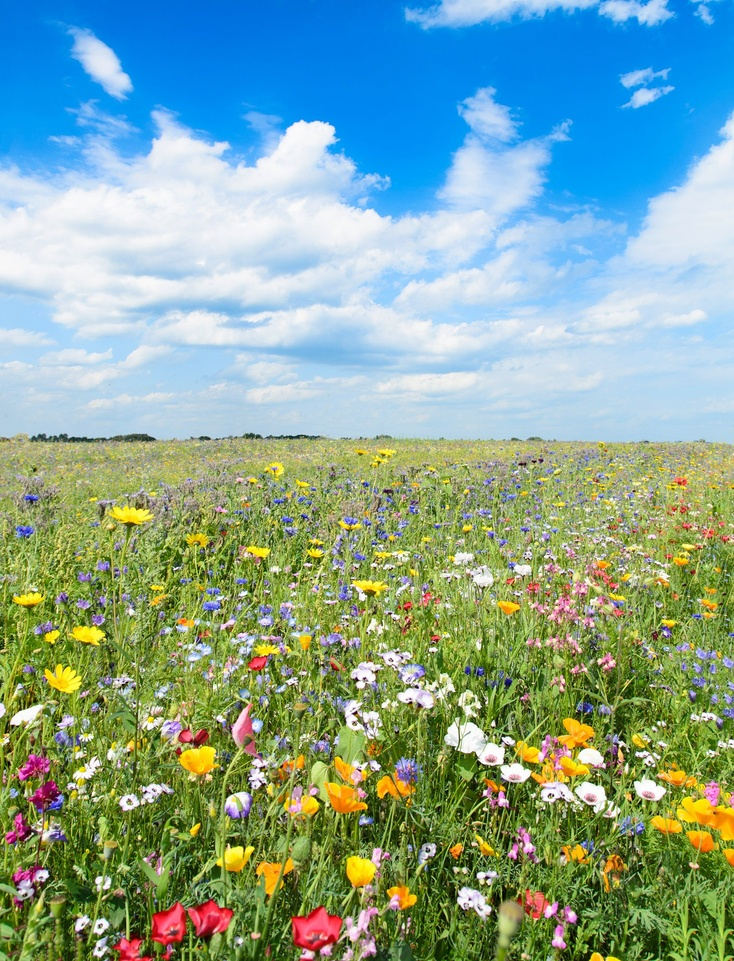
%> input picture Ex01/sh01/matlab/blumenwiese.jpg, 734 x 961 px, shrunk from 1529 x 2000 before the run
$ octave sh01_ex01.m   (GNU Octave 9; MATLAB toolbox functions it lacks are replaced by stand-ins)
%> lines starting %> are read from the running program, lines starting %| are printed output that depends on the picture
image = double(imread('blumenwiese.jpg'));
Ar = image(:,:,1);
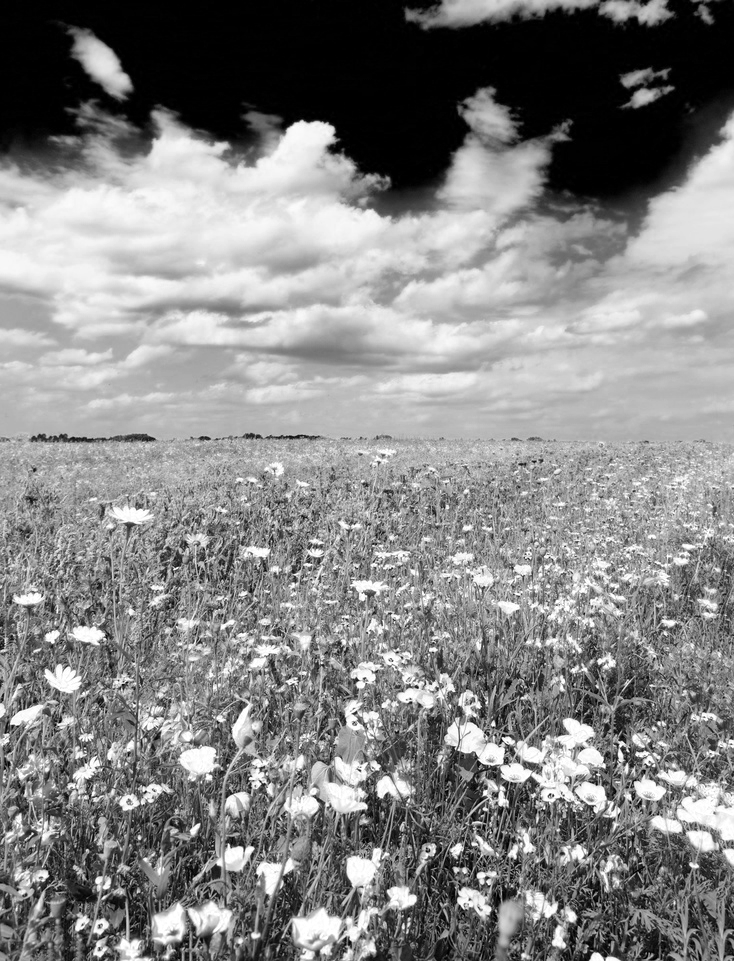
%> Ar: size 961x734 double; min 0, max 255, mean 132.8
Ag = image(:,:,2);
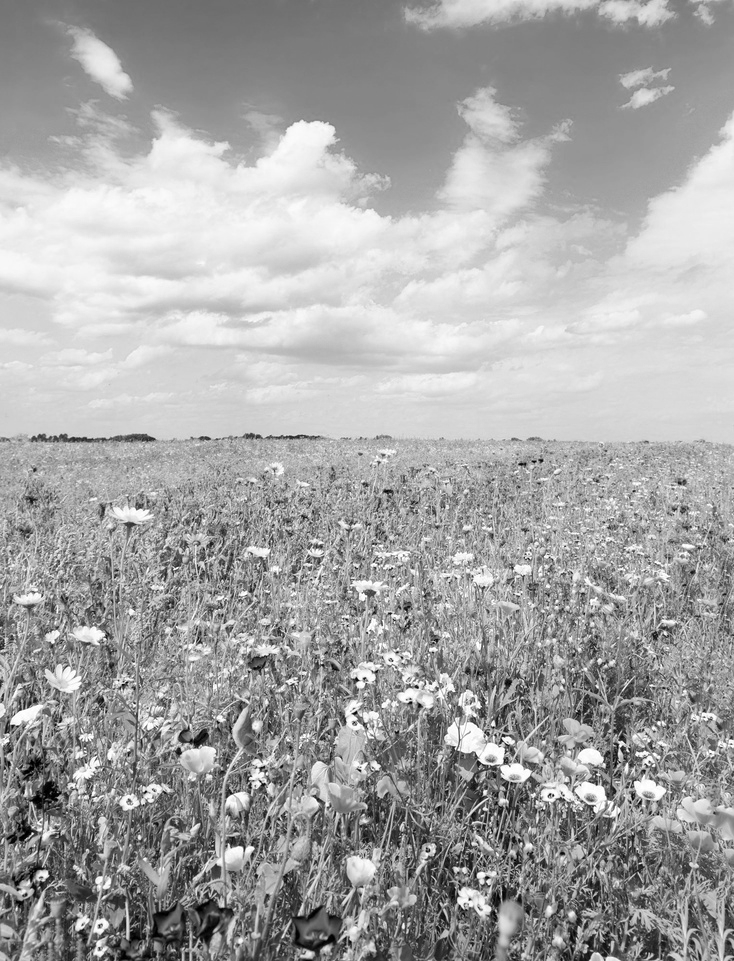
%> Ag: size 961x734 double; min 0, max 255, mean 165.3
Ab = image(:,:,3);
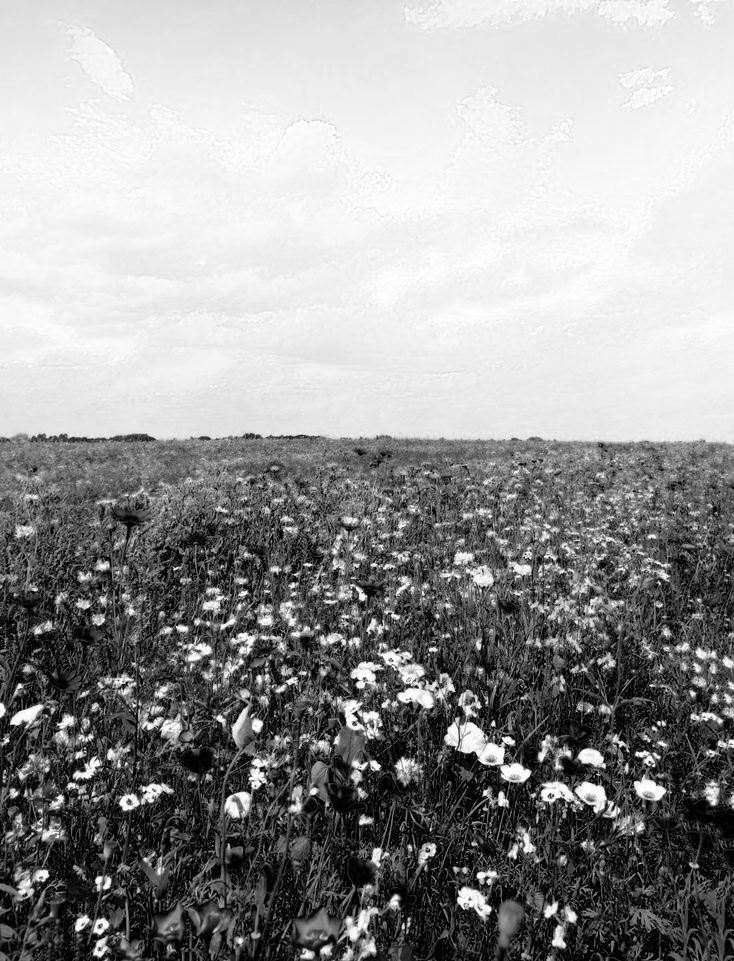
%> Ab: size 961x734 double; min 0, max 255, mean 151.4

[Ur,Sr,Vr] = svd(Ar);
[Ug,Sg,Vg] = svd(Ag);
[Ub,Sb,Vb] = svd(Ab);
[rows, cols, chans] = size(image);
%> rows = 961; cols = 734; chans = 3

for k = 5:50:500
    Cr = Sr;
    Cg = Sg;
    Cb = Sb;

    Cr(k+1:end, : ) = 0;
    Cr(:,k+1:end) = 0;

    Cg(k+1:end, : ) = 0;
    Cg(:,k+1:end) = 0;

    Cb(k+1:end, : ) = 0;
    Cb(:,k+1:end) = 0;

    img_r = Ur*Cr*Vr';
    img_g = Ug*Cg*Vg';
    img_b = Ub*Cb*Vb';

    img = zeros(rows,cols,3);
    img(:,:,1) = img_r;
    img(:,:,2) = img_g;
    img(:,:,3) = img_b;

    figure;
    buf = sprintf('Img using %d singular values',k);
    imshow(uint8(img));
    title(buf);
end
%> this loop made 10 passes
%> pass 1, `imshow(uint8(img));`:
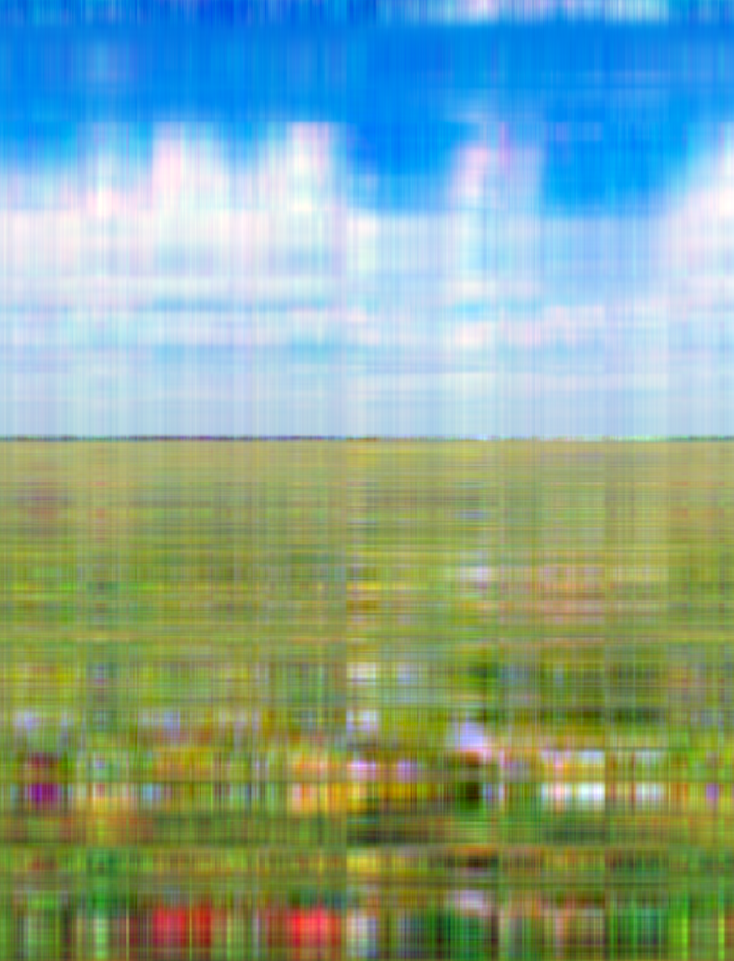
%> displayed picture: size 961x734x3, on the screen's scale of 0 to 255; mean R, G, B 133.3, 165.3, 151.4
%> pass 2, `imshow(uint8(img));`:
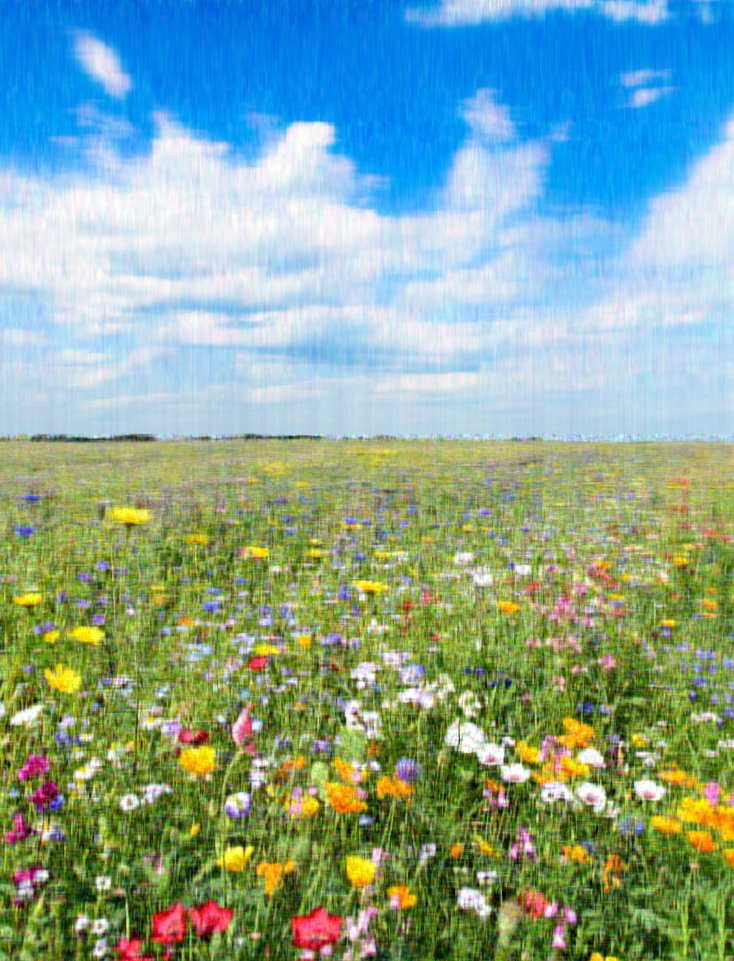
%> displayed picture: size 961x734x3, on the screen's scale of 0 to 255; mean R, G, B 133, 165.3, 151.5
